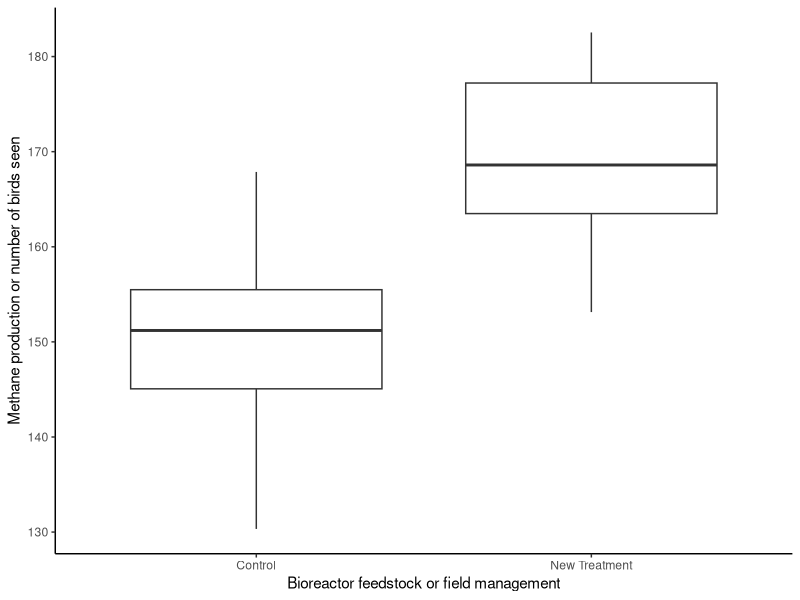
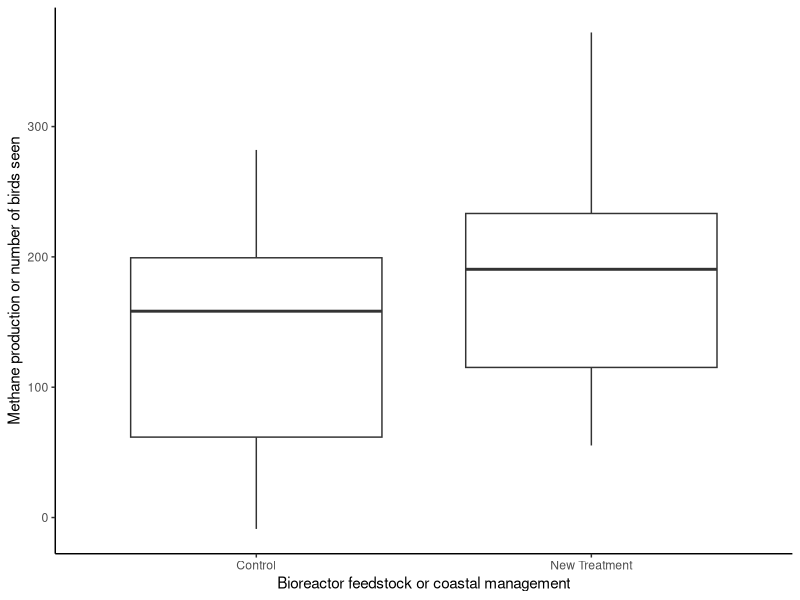

These charts were generated, in order, by the following R code:
## ---- chunk 1
# ggplot2 boxplot based on 20 randomly generated data points (40 in total)
# x axis labelled "Bioreactor feedstock or field management"
# y axis labelled "Methane production or number of birds seen"
# Control group should be on the left, new treatment on the right
# Control values should be lower than new treatment values
library(ggplot2)
set.seed(123)  # For reproducibility
data <- data.frame(
  feedstock = rep(c("Control", "New Treatment"), each = 20),
  production = c(rnorm(20, mean = 150, sd = 10), rnorm(20, mean = 170, sd = 10))
)
ggplot(data, aes(x = feedstock, y = production)) +
  geom_boxplot() +
  labs(x = "Bioreactor feedstock or field management",
       y = "Methane production or number of birds seen") +
  theme_classic()
## ---- chunk 2
# ggplot2 boxplot based on 20 randomly generated data points (40 in total)
# x axis labelled "Bioreactor feedstock or field management"
# y axis labelled "Methane production or number of birds seen"
# Control group should be on the left, new treatment on the right
# Control values should be lower than new treatment values
set.seed(3456)  # For reproducibility
data <- data.frame(
  feedstock = rep(c("Control", "New Treatment"), each = 20),
  production = c(rnorm(20, mean = 150, sd = 80), rnorm(20, mean = 170, sd = 80))
)
ggplot(data, aes(x = feedstock, y = production)) +
  geom_boxplot() +
  labs(x = "Bioreactor feedstock or coastal management",
       y = "Methane production or number of birds seen") +
  theme_classic()
